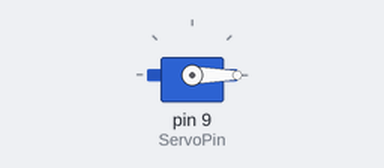
A sketch run on a simulated Arduino Uno, built with avr-gcc and run on an emulated ATmega328P. Parts: servo.

Above: at 0.05 s.
At 0.15 s:
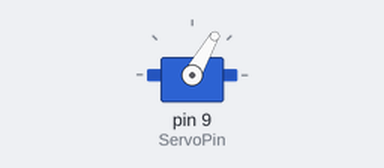
At 0.25 s:
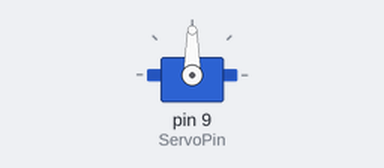
At 0.5 s:
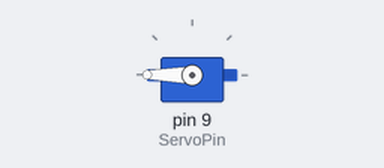
Timing chart, 0 to 3.0 s (numbered marks = the images above):
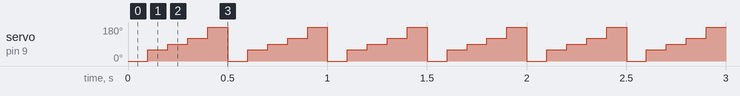

Measured:
- by itself, servo on pin 9 (ServoPin): repeats every 0.50 s: 90° 0.10 s, 120° 0.10 s, 180° 0.10 s, 0° 0.10 s, 60° 0.10 s

The sketch:

ServoExperiment.ino
```cpp
#include<Servo.h>
Servo myservo;
#include<Servo.h>
int val, ServoPin=9, angle=0;
void setup(){
  Serial.begin(9600);
  myservo.attach(ServoPin);
}
void loop(){
myservo.write(0);
delay(100);
myservo.write(60);
delay(100);
myservo.write(90);
delay(100);
myservo.write(120);
delay(100);
myservo.write(180);
delay(100);
}
```
